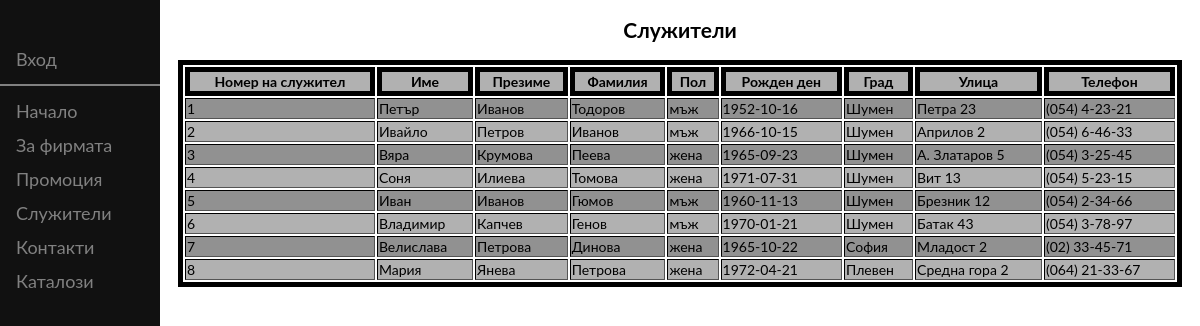
The app's page /4kit-exam-project/workers.php with its own data.
### tables this page shows
CREATE TABLE `employee` (
  `pers_id` int(10) UNSIGNED NOT NULL,
  `first` varchar(20) NOT NULL,
  `father` varchar(20) NOT NULL,
  `last` varchar(20) NOT NULL,
  `sex` enum('мъж','жена') NOT NULL,
  `b_day` date NOT NULL,
  `city` varchar(50) NOT NULL,
  `street` varchar(100) NOT NULL,
  `phone` varchar(20) NOT NULL
);

### 4kit-exam-project/workers.php (the view, shortened to what this page needs)
<?php
include"db.php";
?>
<!DOCTYPE html>
<html lang="bg">
<head>
  <link href="site.css" rel="stylesheet" type="text/css"/>
</head>
<body>
<?php include ("menu.php"); ?>
	<div id="main">
	<center>
	<h2> Служители </h2>
	<table border="1" class="table1">
	<tr>
	<th> Номер на служител</th>
	<th> Име </th>
	<th> Презиме</th>
	<th> Фамилия </th>
	<th> Пол </th>
	<th> Рожден ден </th>
	<th> Град </th>
	<th> Улица </th>
	<th> Телефон </th>
	</tr>
<?php
	$query="SELECT * FROM employee";
	if($result=mysqli_query($link,$query))
	{
		while($row=mysqli_fetch_assoc($result)){
	?>
<tr>
	<td><?php echo$row['pers_id'];?></td>
	<td><?php echo$row['first'];?></td>
	<td><?php echo$row['father'];?></td>
	<td><?php echo$row['last'];?></td>
	<td><?php echo$row['sex'];?></td>
	<td><?php echo$row['b_day'];?></td>
	<td><?php echo$row['city'];?></td>
	<td><?php echo$row['street'];?></td>
	<td><?php echo$row['phone'];?></td>
</tr>
<?php
			}
	}
	else
	{
?>
<tr><td colspan='12' align='center'> Няма записи</td></tr>
<?php
	}
?>
	</table>
	</center>
	</div>
</body>
</html>

### 4kit-exam-project/menu.php (shortened to what this page needs)
<!DOCTYPE>
<html>
<head>
</head>
<body>
<div class="sidenav">
		<?php
		if(isset($_SESSION['user']))
		{
			?>
				<a href="logout.php"><br> Изход </a>
			<?php
		}
	else
		{
			?>
				<a href="login.php"><br> Вход </a>
			<?php
		}
		?>
  <hr>
  <a href="index.php" target="_self">Начало</a>
  <a href="za_firmata.php" target="_self">За фирмата</a>
  <a href="promociq.php" target="_self">Промоция</a>
  <a href="workers.php" target="_self"> Служители </a>
  <a href="contacts.php" target="_self">Контакти</a>
  <div class="dropdown">
    <button class="dropbtn">Каталози
    </button>
  </div>
</div>
</body>
</html>

### 4kit-exam-project/site.css (style rules this page uses)
body { font-family: "Lato", sans-serif; }
#main { margin-left: 160px; font-size: 14px; padding: 0px 10px; }
table.table1 { width:100%; }
table,th,tr { border: 5px solid black; }
tr:nth-child(even) { background-color: #919191; }
tr:nth-child(odd) { background-color: #B1B1B1; }

### 4kit-exam-project/menu.php (style rules this page uses)
.sidenav { height: 100%; width: 160px; position: fixed; z-index: 1; top: 0; left: 0; background-color: #111; overflow-x: hidden; padding-top: 20px; }
.sidenav a { padding: 6px 8px 6px 16px; text-decoration: none; font-size: 18px; color: #818181; display: block; }
.dropdown { float: left; overflow: hidden; }
.dropdown .dropbtn { font-size: 18px; border: none; outline: none; color: #818181; padding: 6px 8px 6px 16px; background-color: #111; font-family: inherit; margin: 0; }
hr { border: 1px solid #818181; }

### records on screen
employee: pers_id "1", first "Петър", father "Иванов", last "Тодоров", sex "мъж", b_day "1952-10-16", city "Шумен", street "Петра 23", phone "(054) 4-23-21"
employee: pers_id "2", first "Ивайло", father "Петров", last "Иванов", sex "мъж", b_day "1966-10-15", city "Шумен", street "Априлов 2", phone "(054) 6-46-33"
employee: pers_id "3", first "Вяра", father "Крумова", last "Пеева", sex "жена", b_day "1965-09-23", city "Шумен", street "А. Златаров 5", phone "(054) 3-25-45"
employee: pers_id "4", first "Соня", father "Илиева", last "Томова", sex "жена", b_day "1971-07-31", city "Шумен", street "Вит 13", phone "(054) 5-23-15"
employee: pers_id "5", first "Иван", father "Иванов", last "Гюмов", sex "мъж", b_day "1960-11-13", city "Шумен", street "Брезник 12", phone "(054) 2-34-66"
employee: pers_id "6", first "Владимир", father "Капчев", last "Генов", sex "мъж", b_day "1970-01-21", city "Шумен", street "Батак 43", phone "(054) 3-78-97"
employee: pers_id "7", first "Велислава", father "Петрова", last "Динова", sex "жена", b_day "1965-10-22", city "София", street "Младост 2", phone "(02) 33-45-71"
employee: pers_id "8", first "Мария", father "Янева", last "Петрова", sex "жена", b_day "1972-04-21", city "Плевен", street "Средна гора 2", phone "(064) 21-33-67"
